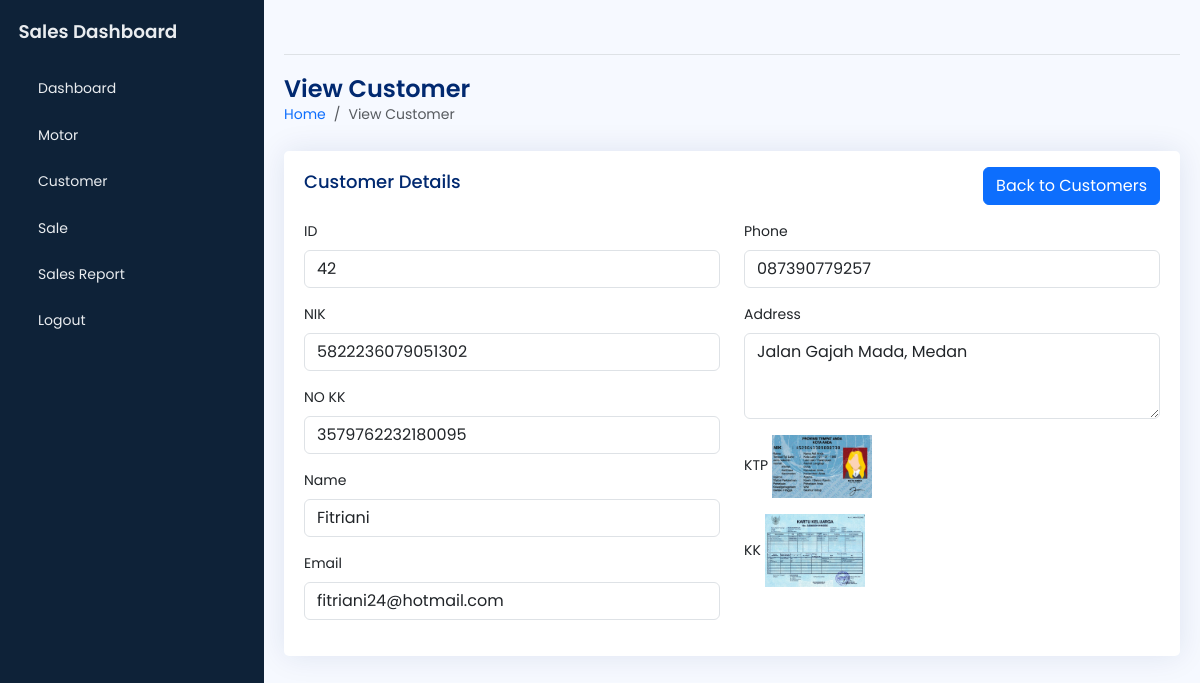
Page /user/view_customer.php?id=42 (signed in) on the committed database.
### tables this page shows
CREATE TABLE `customers` (
  `customer_id` int(11) NOT NULL,
  `nik` varchar(25) NOT NULL,
  `no_kk` varchar(25) NOT NULL,
  `name` varchar(100) NOT NULL,
  `email` varchar(100) NOT NULL,
  `phone` varchar(20) DEFAULT NULL,
  `address` text DEFAULT NULL,
  `ktp` varchar(255) NOT NULL,
  `kk` varchar(255) NOT NULL,
  `created_at` timestamp NOT NULL DEFAULT current_timestamp()
);

### user/view_customer.php (the view, shortened to what this page needs)
<?php
require_once '../config.php';
$customer_id = $_GET['id'] ?? null;
$sql = "SELECT * FROM customers WHERE customer_id=?";
$stmt = $conn->prepare($sql);
$stmt->bind_param("i", $customer_id);
$stmt->execute();
$result = $stmt->get_result();
$customer = $result->fetch_assoc();
?>
<!DOCTYPE html>
<html lang="en">
<head>
    <?php include 'template/header.php'; ?>
</head>
<body>
    <div class="wrapper">
        <?php include 'template/sidebar.php'; ?>
        <main id="main" class="main">
            <?php include 'template/nav.php'; ?>
            <div class="pagetitle">
                <h1>View Customer</h1>
                <nav>
                    <ol class="breadcrumb">
                        <li class="breadcrumb-item"><a href="index.html">Home</a></li>
                        <li class="breadcrumb-item active">View Customer</li>
                    </ol>
                </nav>
            </div>
            <section class="section">
                <div class="card">
                    <div class="card-body">
                        <div class="d-flex justify-content-between">
                            <h5 class="card-title">Customer Details</h5>
                            <a href="manage_customers.php" class="btn btn-primary mt-3 mb-3">Back to Customers</a>
                        </div>
                        <form>
                            <div class="row">
                                <div class="col-md-6">
                                    <div class="mb-3">
                                        <label for="customer_id" class="form-label">ID</label>
                                        <input type="text" id="customer_id" class="form-control" value="<?php echo htmlspecialchars($customer['customer_id']); ?>" readonly>
                                    </div>
                                    <div class="mb-3">
                                        <label for="nik" class="form-label">NIK</label>
                                        <input type="text" id="nik" class="form-control" value="<?php echo htmlspecialchars($customer['nik']); ?>" readonly>
                                    </div>
                                    <div class="mb-3">
                                        <label for="no_kk" class="form-label">NO KK</label>
                                        <input type="text" id="no_kk" class="form-control" value="<?php echo htmlspecialchars($customer['no_kk']); ?>" readonly>
                                    </div>
                                    <div class="mb-3">
                                        <label for="name" class="form-label">Name</label>
                                        <input type="text" id="name" class="form-control" value="<?php echo htmlspecialchars($customer['name']); ?>" readonly>
                                    </div>
                                    <div class="mb-3">
                                        <label for="email" class="form-label">Email</label>
                                        <input type="text" id="email" class="form-control" value="<?php echo htmlspecialchars($customer['email']); ?>" readonly>
                                    </div>
                                </div>
                                <div class="col-md-6">
                                    <div class="mb-3">
                                        <label for="phone" class="form-label">Phone</label>
                                        <input type="text" id="phone" class="form-control" value="<?php echo htmlspecialchars($customer['phone']); ?>" readonly>
                                    </div>
                                    <div class="mb-3">
                                        <label for="address" class="form-label">Address</label>
                                        <textarea id="address" class="form-control" rows="3" readonly><?php echo htmlspecialchars($customer['address']); ?></textarea>
                                    </div>
                                    <div class="mb-3">
                                        <label for="ktp" class="form-label">KTP</label>
                                        <img src="<?php echo htmlspecialchars($customer['ktp']); ?>" alt="KTP Image" width="100" data-bs-toggle="modal" data-bs-target="#ktpModal" style="cursor: pointer;">
                                    </div>
                                    <div class="mb-3">
                                        <label for="kk" class="form-label">KK</label>
                                        <img src="<?php echo htmlspecialchars($customer['kk']); ?>" alt="KK Image" width="100" data-bs-toggle="modal" data-bs-target="#kkModal" style="cursor: pointer;">
                                    </div>
                                </div>
                            </div>
                        </form>
                    </div>
                </div>
            </section>
        </main>
    </div>
</body>
</html>

### user/assets/css/style.css (style rules this page uses)
body { font-family: "Poppins", sans-serif; font-size: 0.875rem; opacity: 1; overflow-y: scroll; background: #f6f9ff; color: #444444; }
a { cursor: pointer; text-decoration: none; font-family: "Poppins", sans-serif; }
li { list-style: none; }
.wrapper { align-items: stretch; display: flex; width: 100%; }
.main { display: flex; flex-direction: column; min-height: 100vh; min-width: 0; overflow: hidden; transition: all 0.35s ease-in-out; width: 100%; padding: 0 20px 30px; }
.pagetitle { margin-bottom: 10px; margin-top: 20px; }
.pagetitle h1 { font-size: 24px; margin-bottom: 0; font-weight: 600; color: #012970; }
.card { margin-bottom: 30px; border: none; background-color: white; border-radius: 5px; box-shadow: 0px 0 30px rgba(1, 41, 112, 0.1); }
.card-title { padding: 20px 0 15px 0; font-size: 18px; font-weight: 500; color: #012970; font-family: "Poppins", sans-serif; }
.card-body { padding: 0 20px 20px 20px; }

### rows in the picture
customers: customer_id "42", nik "5822236079051302", no_kk "3579762232180095", name "Fitriani", email "fitriani24@hotmail.com", phone "087390779257", address "Jalan Gajah Mada, Medan", ktp (picture), kk (picture)
